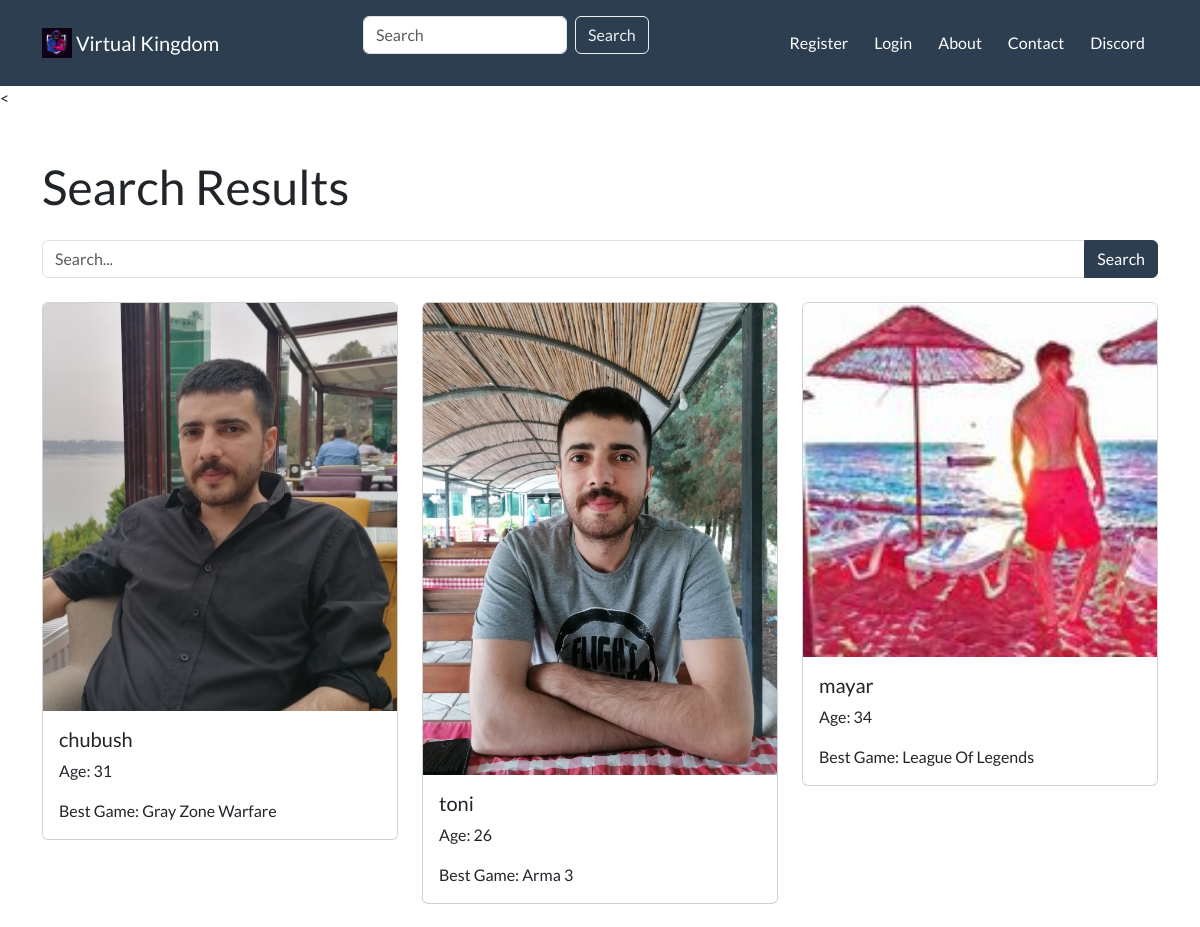
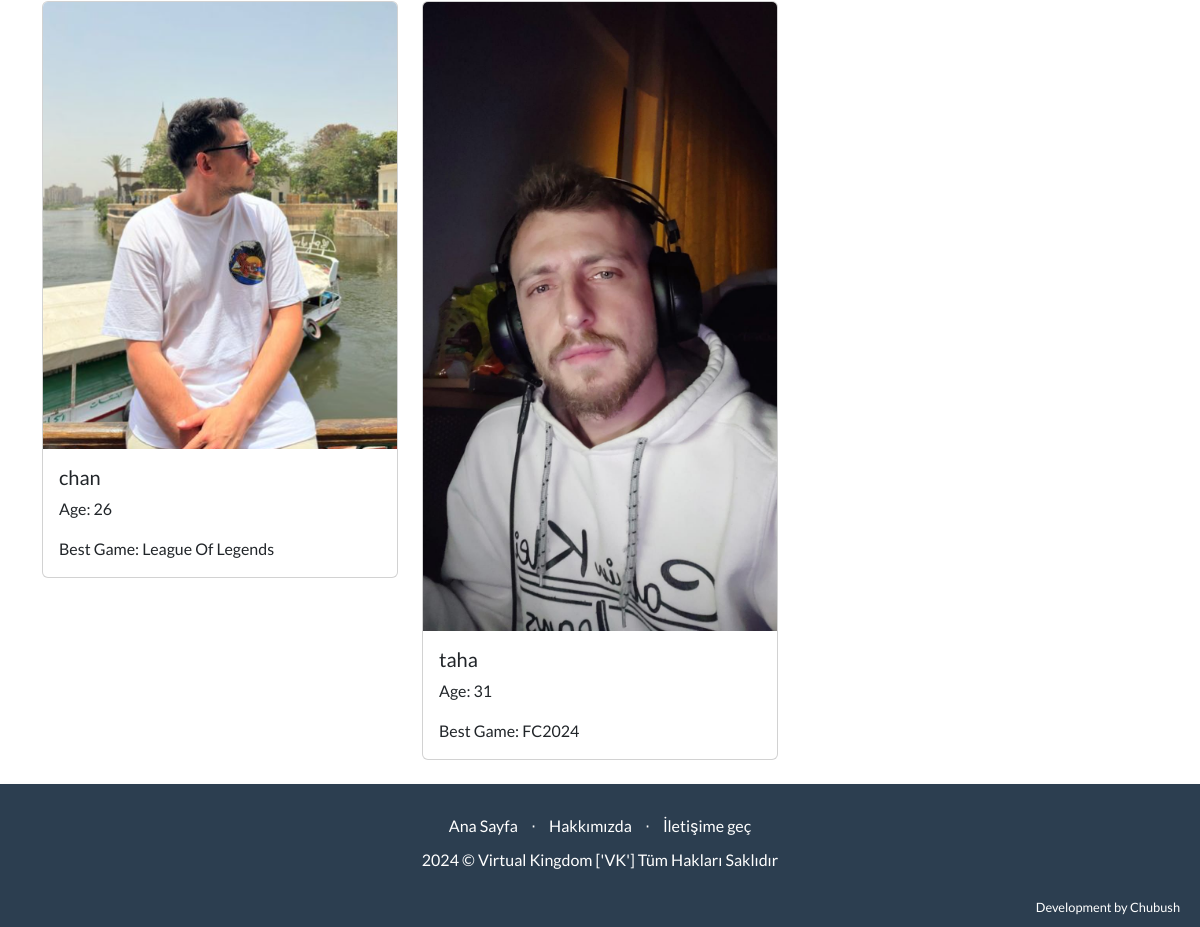
The app's page /search/ with its own data (2 pictures, top to bottom).
### account/models.py (models this page shows, shortened)
class Gamers(models.Model):
    username = models.OneToOneField(User, on_delete=models.CASCADE, related_name="gamer")
    age = models.IntegerField(blank= True, null=True)
    profile_image = models.ImageField(upload_to="images/gamers_image/" )
    best_game = models.ForeignKey('Games', on_delete=models.CASCADE, related_name='best_players', null=True)
    slug = models.SlugField(max_length=100, unique=True, blank=True, null=True, db_index=True)
    games_played=models.ManyToManyField(Games,  blank=True, )
    is_active=models.BooleanField(default=True)
    class Meta:
        verbose_name = "Gamer"
        verbose_name_plural = "Gamers"
        ordering = ["id"]

class Games(models.Model):
    name = models.CharField(max_length=155)
    category = models.CharField(max_length=155)
    description = models.TextField(max_length=1000)
    image = models.ImageField(upload_to="images/game_image/")
    slug = models.SlugField(max_length=100, unique=True, blank=True, null=True, db_index=True)
    def __str__(self):
        return f"{self.name}"
    class Meta:
        verbose_name = "Oyun"
        verbose_name_plural = "Oyunlar"
        ordering = ["id"]

### pages/views.py (the view)
# urls.py: path("search/", views.SearchView.as_view(), name="search"),
class SearchView(ListView):
    model = Gamers
    template_name = 'pages/search.html'
    context_object_name = 'gamers'
    def get_queryset(self):
        query = self.request.GET.get('q')
        if query:
            gamers = Gamers.objects.filter(
            Q(username__username__icontains=query)
            | Q(slug__icontains=query)
            | Q(best_game__name__icontains=query)
            ).distinct()
            return gamers
        else:
            return Gamers.objects.all()
    def get_context_data(self, **kwargs):
        context = super().get_context_data(**kwargs)
        query = self.request.GET.get('q')
        context['search_query'] = query  # Arama sorgusunu şablona gönder
        return context

### pages/templates/pages/search.html
{% extends 'pages/base.html' %}
{% load static %}
{% block content %}
<   <div class="container mt-5">
    <h1 class="mb-4">Search Results</h1>
    <form class="mb-4">
        <div class="input-group">
            <input type="text" class="form-control" placeholder="Search..." name="q" value="{{ request.GET.q }}">
            <button class="btn btn-primary" type="submit">Search</button>
        </div>
    </form>
    <div class="row">
        {% if gamers %}
            {% for gamer in gamers %}
                <div class="col-md-4">
                    <div class="card mb-4">
                        <img src="{{ gamer.profile_image.url }}" class="card-img-top" alt="{{ gamer.username }}">
                        <div class="card-body">
                            <h5 class="card-title">{{ gamer.username }}</h5>
                            <p class="card-text">Age: {{ gamer.age }}</p>
                            <p class="card-text">Best Game: {{ gamer.best_game }}</p>
                        </div>
                    </div>
                </div>
            {% endfor %}
        {% else %}
            <div class="col">
                <p>No results found.</p>
            </div>
        {% endif %}
    </div>
</div>
{% endblock %}

### pages/templates/pages/base.html (shortened to what this page needs)
{% load static %}
<html lang="UTF-8">
<head>
    <link rel="stylesheet" href="https://bootswatch.com/5/flatly/bootstrap.min.css">
    <link rel="stylesheet" href="https://cdnjs.cloudflare.com/ajax/libs/font-awesome/4.7.0/css/font-awesome.min.css">
</head>
<body>
{% include 'pages/partials/__navbar.html' %}
<div class="content">
    {% block content %}
    {% endblock %}
</div>
</body>
{% include 'pages/partials/__footer.html' %}
</html>

### pages/templates/pages/partials/__navbar.html (shortened to what this page needs)
{% load static %}
<nav class="navbar navbar-expand-lg navbar-dark bg-primary justify-content-center" data-bs-theme="light">
  <div class="container">
    <a class="navbar-brand" href="{% url 'index' %}">
      <img src="{% static 'images/logo.jpg' %}" alt="Virtual Kingdom" width="30" height="30" class="d-inline-block align-top">
      Virtual Kingdom
    </a>
    <div class="collapse navbar-collapse" id="navbarSupportedContent">
      <form class="d-flex" action="{% url 'search' %}" method="GET">
        <input class="form-control me-2" type="search" name="q" placeholder="Search" aria-label="Search" id="searchInput">
        <button class="btn btn-outline-light" type="submit">Search</button>
      </form>
      {% if user.is_authenticated %}
      <ul class="navbar-nav ms-auto">
        <li class="nav-item">
          <a href="{% url 'logout' %}" class="btn btn-alert navbar-btn text-white" type="button">Logout</a>
        </li>
        <li class="nav-item">
          <a href="{% url 'dashboard' %}" class="btn btn-alert navbar-btn text-white" type="button">Dashboard</a>
        </li>
      </ul>
      {% else %}
      <ul class="navbar-nav ms-auto">
        <li class="nav-item">
          <a href="{% url 'register' %}" class="btn btn-alert navbar-btn text-white" type="button">Register</a>
        </li>
        <li class="nav-item">
          <a href="{% url 'my-login' %}" class="btn btn-alert navbar-btn text-white" type="button">Login</a>
        </li>
        <li class="nav-item">
          <a href="{% url 'about' %}" class="btn btn-alert navbar-btn text-white" type="button">About</a>
        </li>
        <li class="nav-item">
          <a href="{% url 'contact' %}" class="btn btn-alert navbar-btn text-white" type="button">Contact</a>
        </li>
        <li class="nav-item">
          <a href="https://discord.gg/ep8yAGfY" target="_blank" class="btn btn-alert navbar-btn text-white" type="button">Discord</a>
        </li>
      </ul>
      {% endif %}
    </div>
  </div>
</nav>

### pages/templates/pages/partials/__footer.html (shortened to what this page needs)
<div class="flarumtr-footer">
    <div class="flarumtr-ust">
        <div class="footergizle">
            <span>
                <a href="#" class="footer-link">Ana Sayfa</a> &sdot;
                <a href="#" class="footer-link">Hakkımızda</a> &sdot;
                <a href="#" class="footer-link">İletişime geç</a>
            </span>
        </div>
        <div><span>2024 &copy; Virtual Kingdom ['VK'] Tüm Hakları Saklıdır</span></div>
    </div>
    <div class="footer-right">
        <span>Development by Chubush</span>
    </div>
</div>

### pages/templates/pages/base.html (style rules this page uses)
body { display: flex; flex-direction: column; min-height: 100vh; }
.content { flex: 1; }

### pages/templates/pages/partials/__footer.html (style rules this page uses)
.flarumtr-footer { width: 100%; background: linear-gradient(to right, #2c3e50, #2c3e50); color: #fff; padding: 30px 0; box-shadow: 0 4px 8px rgba(0, 0, 0, 0.1); position: relative; }
.flarumtr-ust { width: 80%; margin: 0 auto; text-align: center; }
.footergizle { display: flex; justify-content: center; margin-bottom: 10px; }
.footer-link { color: #fff; text-decoration: none; margin: 0 10px; transition: color 0.3s ease; }
.footer-right { position: absolute; bottom: 10px; right: 20px; font-size: 0.8em; color: #fff; }

### records on screen
Gamers: profile_image (picture), username "chubush", age "31", best_game "Gray Zone Warfare"
Gamers: profile_image (picture), username "toni", age "26", best_game "Arma 3"
Gamers: profile_image (picture), username "mayar", age "34", best_game "League Of Legends"
Gamers: profile_image (picture), username "chan", age "26", best_game "League Of Legends"
Gamers: profile_image (picture), username "taha", age "31", best_game "FC2024"
